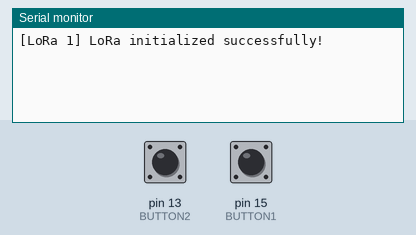
Simulated run of this sketch. Board: Arduino Uno, built with avr-gcc and run on an emulated ATmega328P. Shown: the last lines printed to the serial monitor. Inputs (shaded band) come from the test bench; at power-on: pin 13 (BUTTON2) HIGH, pin 15 (BUTTON1) HIGH. No radio packets arrive unless stated.

Above: at 1.2 s.
1.3 s: pin 13 (BUTTON2) pulled LOW for 0.15 s
At 1.7 s:
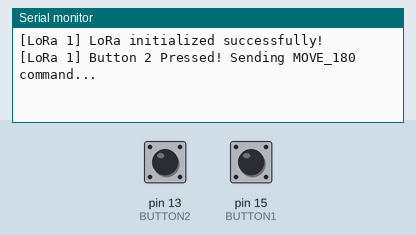
2.9 s: pin 15 (BUTTON1) pulled LOW for 0.15 s
At 4.1 s:
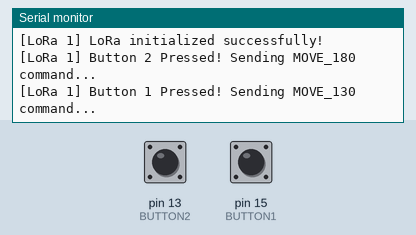

Measured:
- after the input at 1.3 s, the serial monitor: prints a new line at once (image 1)
- after the input at 2.9 s, the serial monitor: prints a new line at once (image 2)

The sketch:

Transmitter_Node.ino
```cpp
#include <SPI.h>
#include <LoRa.h>

#define SS 5
#define RST 14
#define DIO0 2
#define BUTTON1 15  // Button for 130°
#define BUTTON2 13  // Button for 180°

void setup() {
  Serial.begin(115200);
  LoRa.setPins(SS, RST, DIO0);

  if (!LoRa.begin(433E6)) {
    Serial.println("[LoRa 1] LoRa initialization failed!");
    while (1);
  }

  pinMode(BUTTON1, INPUT_PULLUP);
  pinMode(BUTTON2, INPUT_PULLUP);

  Serial.println("[LoRa 1] LoRa initialized successfully!");
}

void loop() {
  if (digitalRead(BUTTON1) == LOW) {
    Serial.println("[LoRa 1] Button 1 Pressed! Sending MOVE_130 command...");
    LoRa.beginPacket();
    LoRa.print("MOVE_130");
    LoRa.endPacket();
    delay(500);
  }
  if (digitalRead(BUTTON2) == LOW) {
    Serial.println("[LoRa 1] Button 2 Pressed! Sending MOVE_180 command...");
    LoRa.beginPacket();
    LoRa.print("MOVE_180");
    LoRa.endPacket();
    delay(500);
  }
}
```

Receiver_Actuator_Node.ino
```cpp

```
